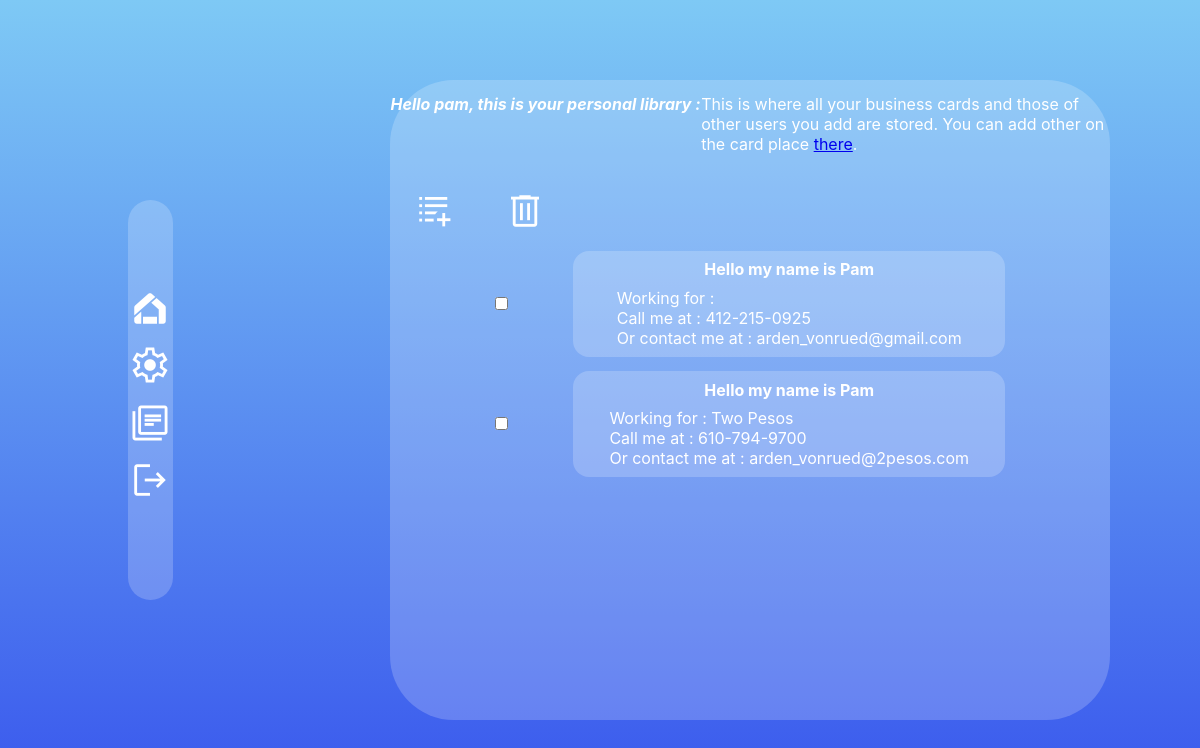
/user_home.php (signed in), run on the app's committed database.
### tables this page shows
CREATE TABLE `business_card` (
  `id` int(11) NOT NULL,
  `user_id` int(11) NOT NULL,
  `name` varchar(56) DEFAULT NULL,
  `company_name` varchar(56) DEFAULT NULL,
  `email` text NOT NULL,
  `telephone_number` varchar(56) DEFAULT NULL
);

### controller/user_home.php (called while the page is built, shortened)
<?php
include_once './view/user_home.php';
require_once './model/Bdd.php';

### user_home.php (called while the page is built, shortened)
<?php
include_once './controller/user_home.php';

### model/Bdd.php (the view, shortened to what this page needs)
<?php
class Bdd
{
    private string $host_name = 'localhost';
    private string $database = 'ktr-msc-ls1';
    private string $user_name = 'root';
    private string $pass_word = 'root';
    private PDO $dbh;
    public function __construct()
    {
        try {
            $this->dbh = new PDO("mysql:dbname={$this->database};host={$this->host_name};charset=utf8", $this->user_name, $this->pass_word);
        } catch (PDOException $e) {
            echo 'Failed to connect to bdd : ' . $e->getMessage();
            exit();
        }
    }
    public function loadLibraries(int $id, bool $personalLibrary = true): void
    {
        switch ($personalLibrary) {
            case true:
                $res = $this->dbh->prepare('select b.* from library l join business_card b on l.business_card_id = b.id join user u on l.user_id = u.id where u.id = ?');
                $res->execute([$id]);
                break;
        }
        $lines = $res->fetchAll();
        foreach ($lines as $line) {
            echo "<li class='element-library'>";
            echo "<input type='checkbox' name='id[]' value='" . $line['id'] . "'/>";
            echo "<div class='card_data'>
                       <div>
                            <h5 class='card_name'>Hello my name is " . $line['name'] . "</h5>
                       </div>
                       <ul class='card_list_data'>
                            <li>Working for : " . $line['company_name'] . "</li>
                            <li>Call me at : " . $line['telephone_number'] . "</li>
                            <li>Or contact me at : " . $line['email'] . "</li>
                       </ul>
                   </div>";
            echo "</li>";
        }
    }
}

### view/css/user_home.css (style rules this page uses)
.element-library { display: flex; list-style: none; flex-direction: row; justify-content: space-around; align-items: center; width: 80%; padding-top: 2%; }

### view/css/myTemplate.css (style rules this page uses)
* { margin: 0; padding: 0; font-family: -apple-system, BlinkMacSystemFont, 'Segoe UI', Roboto, Oxygen, Ubuntu, Cantarell, 'Open Sans', 'Helvetica Neue', sans-serif; font-size: 16px; }
body { height: 100vh; display: grid; grid-template-columns: 25% 75%; background: linear-gradient(#7EC9F5, #3957ED) !important; }

### view/css/cardDesign.css (style rules this page uses)
.card_data { background: rgba(255, 255, 255, .2); color: white; width: 75%; border-radius: 1rem; display: flex; align-items: center; justify-content: center; flex-direction: column; }
.card_data > div { padding-top: 2%; display: flex; justify-content: center; align-items: center; }
.card_list_data { padding-top: 2%; padding-bottom: 2%; list-style: none; display: flex; justify-content: center; align-items: flex-start; flex-direction: column; }

### data on the page
business_card: name "Pam", telephone_number "412-215-0925", email "arden_vonrued@gmail.com"
business_card: name "Pam", company_name "Two Pesos", telephone_number "610-794-9700", email "arden_vonrued@2pesos.com"

### other printed values
$_SESSION['user']['name'] "pam"
